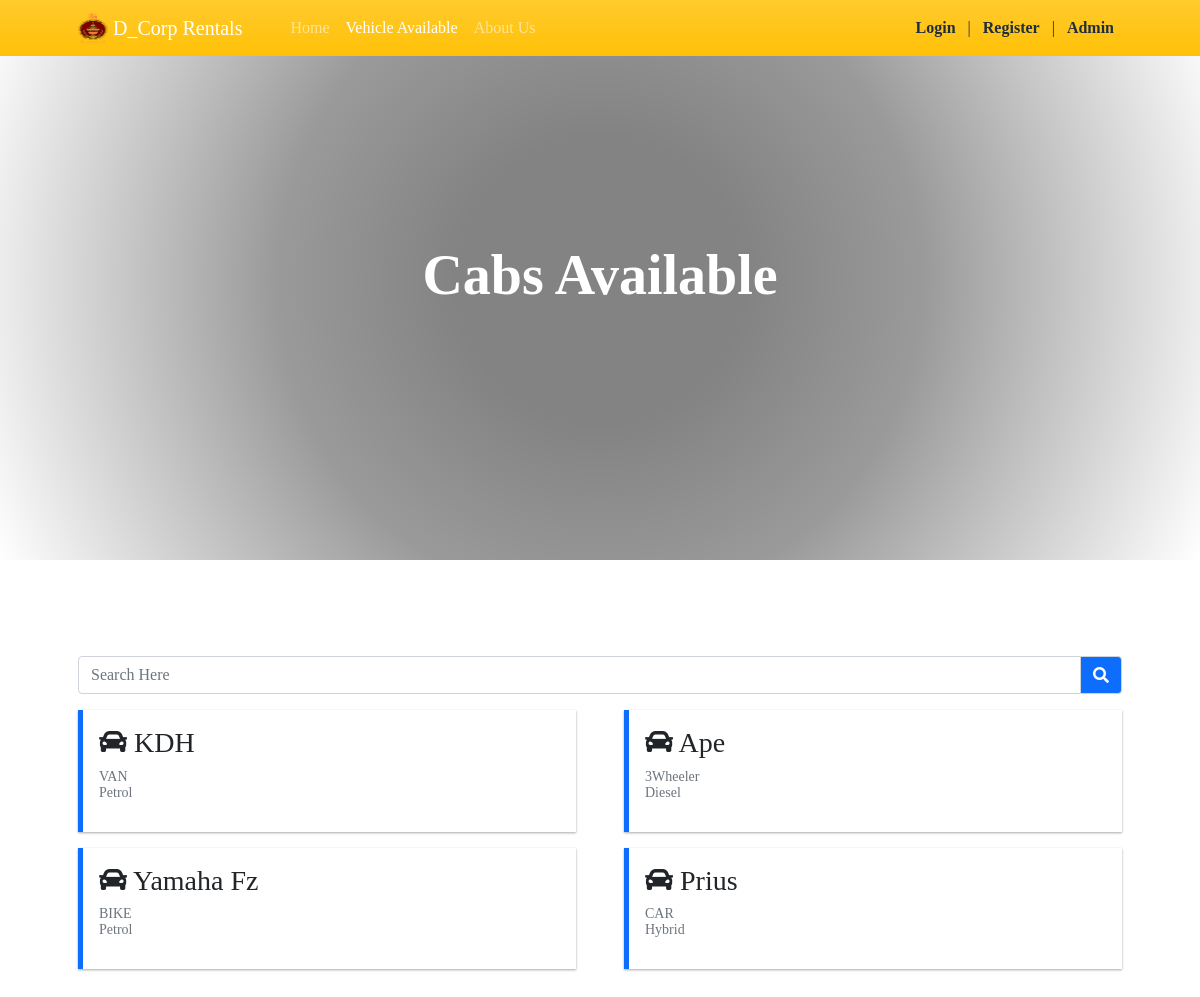
/?p=cab_available, run on the app's committed database.
### tables this page shows
CREATE TABLE `cab_list` (
  `id` int(30) NOT NULL,
  `reg_code` varchar(100) NOT NULL,
  `category_id` int(30) NOT NULL,
  `cab_reg_no` varchar(200) NOT NULL,
  `body_no` varchar(100) NOT NULL,
  `cab_model` text NOT NULL,
  `cab_driver` text NOT NULL,
  `driver_contact` text NOT NULL,
  `driver_address` text NOT NULL,
  `password` text NOT NULL,
  `image_path` text DEFAULT NULL,
  `status` tinyint(1) NOT NULL DEFAULT 1,
  `delete_flag` tinyint(1) NOT NULL DEFAULT 0,
  `date_created` datetime NOT NULL DEFAULT current_timestamp(),
  `date_updated` datetime DEFAULT NULL ON UPDATE current_timestamp()
);

CREATE TABLE `category_list` (
  `id` int(30) NOT NULL,
  `name` text NOT NULL,
  `description` text NOT NULL,
  `delete_flag` tinyint(1) NOT NULL DEFAULT 0,
  `status` tinyint(1) NOT NULL DEFAULT 1,
  `date_created` datetime NOT NULL DEFAULT current_timestamp(),
  `date_updated` datetime DEFAULT NULL ON UPDATE current_timestamp()
);

### classes/DBConnection.php (called while the page is built, shortened)
<?php
class DBConnection{
    private $host = DB_SERVER;
    private $username = DB_USERNAME;
    private $password = DB_PASSWORD;
    private $database = DB_NAME;
    public $conn;
    public function __construct(){
        if (!isset($this->conn)) {
            $this->conn = new mysqli($this->host, $this->username, $this->password, $this->database);
        }
    }
}
?>

### classes/SystemSettings.php (called while the page is built, shortened)
<?php
class SystemSettings extends DBConnection{
	function userdata($field = ''){
		if(!empty($field)){
			if(isset($_SESSION['userdata'][$field]))
				return $_SESSION['userdata'][$field];
			else
				return null;
		}else{
			return false;
		}
	}
	function info($field=''){
		if(!empty($field)){
			if(isset($_SESSION['system_info'][$field]))
				return $_SESSION['system_info'][$field];
			else
				return false;
		}else{
			return false;
		}
	}
}
$_settings = new SystemSettings();
?>

### config.php (called while the page is built, shortened)
<?php
require_once('classes/DBConnection.php');
require_once('classes/SystemSettings.php');
function validate_image($file){
    $file = explode("?",$file)[0];
	if(!empty($file)){
		if(is_file(base_app.$file)){
			return base_url.$file;
		}else{
			return base_url.'dist/img/no-image-available.png';
		}
	}else{
		return base_url.'dist/img/no-image-available.png';
	}
}
?>

### cab_available.php (the view, shortened to what this page needs)
 <header class="bg-dark py-5" id="main-header">
    <div class="container h-100 d-flex align-items-center justify-content-center w-100">
        <div class="text-center text-white w-100">
            <h1 class="display-4 fw-bolder">Cabs Available</h1>
        </div>
    </div>
</header>
<section class="py-5">
    <div class="container px-4 px-lg-5 mt-5">
        <div class="row">
            <div class="col-md-12">
                <div class="form-group">
                <div class="input-group mb-3">
                    <input type="search" id="search" class="form-control" placeholder="Search Here" aria-label="Search Here" aria-describedby="basic-addon2">
                    <div class="input-group-append">
                        <span class="input-group-text bg-primary" id="basic-addon2"><i class="fa fa-search"></i></span>
                    </div>
                </div>
                </div>
                <div class="row gx-4 gx-lg-5 row-cols-1 row-cols-sm-1 row-cols-md-2 row-cols-xl-2" id="cab_list">
                    <?php
                    $cabs = $conn->query("SELECT c.*, cc.name as category FROM `cab_list` c inner join category_list cc on c.category_id = cc.id where c.delete_flag = 0 and c.id not in (SELECT cab_id FROM `booking_list` where `status` in (0,1,2)) order by c.`reg_code`");
                    while($row= $cabs->fetch_assoc()):
                    ?>
                    <a class="col item text-decoration-none text-dark book_cab" href="javascript:void(0)" data-id="<?php echo $row['id'] ?>" data-bodyno="<?php echo $row['body_no'] ?>">
                        <div class="callout callout-primary border-primary rounded-0">
                            <dl>
                                <dt class="h3"><i class="fa fa-car"></i> <?php echo $row['body_no'] ?></dt>
                                <dd class="truncate-3 text-muted lh-1">
                                    <small><?php echo $row['category'] ?></small><br>
                                    <small><?php echo $row['cab_model'] ?></small>
                                </dd>
                            </dl>
                        </div>
                    </a>
                    <?php endwhile; ?>
                </div>
            </div>
        </div>
    </div>
</section>

### index.php (shortened to what this page needs)
<?php require_once('config.php'); ?>
<!DOCTYPE html>
<html lang="en">
<?php require_once('inc/header.php') ?>
<body>
<?php $page = isset($_GET['p']) ? $_GET['p'] : 'home';  ?>
<?php require_once('inc/topBarNav.php') ?>
<?php
    if(!file_exists($page.".php") && !is_dir($page)){
        include '404.html';
    }else{
      if(is_dir($page))
        include $page.'/index.php';
      else
        include $page.'.php';
    }
?>
</body>
</html>

### inc/topBarNav.php (shortened to what this page needs)
<nav class="navbar navbar-expand-lg navbar-light bg-gradient-warning fixed-top" id="topNavBar">
            <div class="container px-4 px-lg-5 ">
                <a class="navbar-brand" href="./">
                <img src="<?php echo validate_image($_settings->info('logo')) ?>" width="30" height="30" class="d-inline-block align-top" alt="" loading="lazy">
                <?php echo $_settings->info('short_name') ?>
                </a>
                <div class="collapse navbar-collapse" id="navbarSupportedContent">
                    <ul class="navbar-nav me-auto mb-2 mb-lg-0 ms-lg-4">
                        <li class="nav-item"><a class="nav-link <?= isset($page) && $page == 'home'? "active" : '' ?>" aria-current="page" href="./">Home</a></li>
                        <li class="nav-item"><a class="nav-link <?= isset($page) && $page == 'cab_available'? "active" : '' ?>" href="./?p=cab_available">Vehicle Available</a></li>
                        <li class="nav-item"><a class="nav-link <?= isset($page) && $page == 'about'? "active" : '' ?>" href="./?p=about">About Us</a></li>
                    </ul>
                </div>
                <div>
                  <?php if($_settings->userdata('id') > 0 && $_settings->userdata('login_type') == 2): ?>
                    <div class="d-flex align-items-end">
                      <div class="navbar-nav nav-item dropdown">
                        <a class="nav-link dropdown-toggle" href="#" id="navbarDropdownMenuLink" role="button" data-toggle="dropdown" aria-haspopup="true" aria-expanded="false">
                          <span><img src="<?= validate_image($_settings->userdata('image_path')) ?>" alt="user_avatar" id="user_avatar" class="img-fluid img-thumbnail rounded-circle border-dark"></span> Hi, <?= $_settings->userdata('email') ?>
                        </a>
                        <div class="dropdown-menu" aria-labelledby="navbarDropdownMenuLink">
                          <a class="dropdown-item" href="./?p=booking_list">My Bookings</a>
                          <a class="dropdown-item" href="./?p=manage_account">Manage Account</a>
                          <a class="dropdown-item" href="./classes/Login.php?f=logout_client">Logout</a>
                        </div>
                      </div>
                    </div>
                  <?php else: ?>
                    <a href="./login.php" class="text-reset text-decoration-none mx-2"><b>Login</b></a> |
                    <a href="./register.php" class="text-reset text-decoration-none mx-2"><b>Register</b></a> |
                    <a href="./admin/login.php" class="text-reset text-decoration-none mx-2"><b>Admin</b></a>
                  <?php endif; ?>
                </div>
            </div>
        </nav>

### data on the page
cab_list: body_no "KDH", category.name "VAN", cab_model "Petrol"
cab_list: body_no "Ape", category.name "3Wheeler", cab_model "Diesel"
cab_list: body_no "Yamaha Fz", category.name "BIKE", cab_model "Petrol"
cab_list: body_no "Prius", category.name "CAR", cab_model "Hybrid"

### other printed values
$_settings->info('short_name') "D_Corp Rentals"
